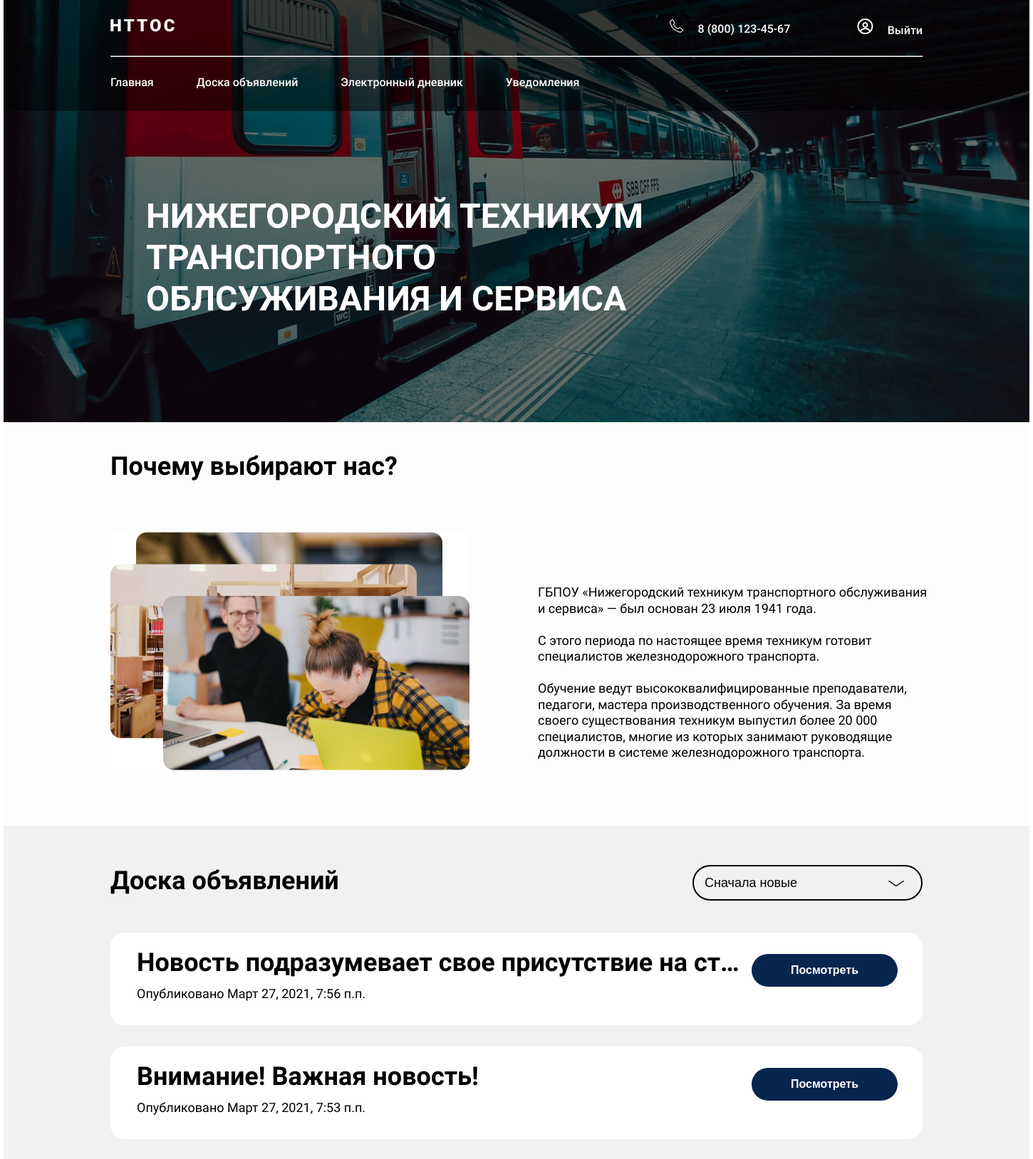
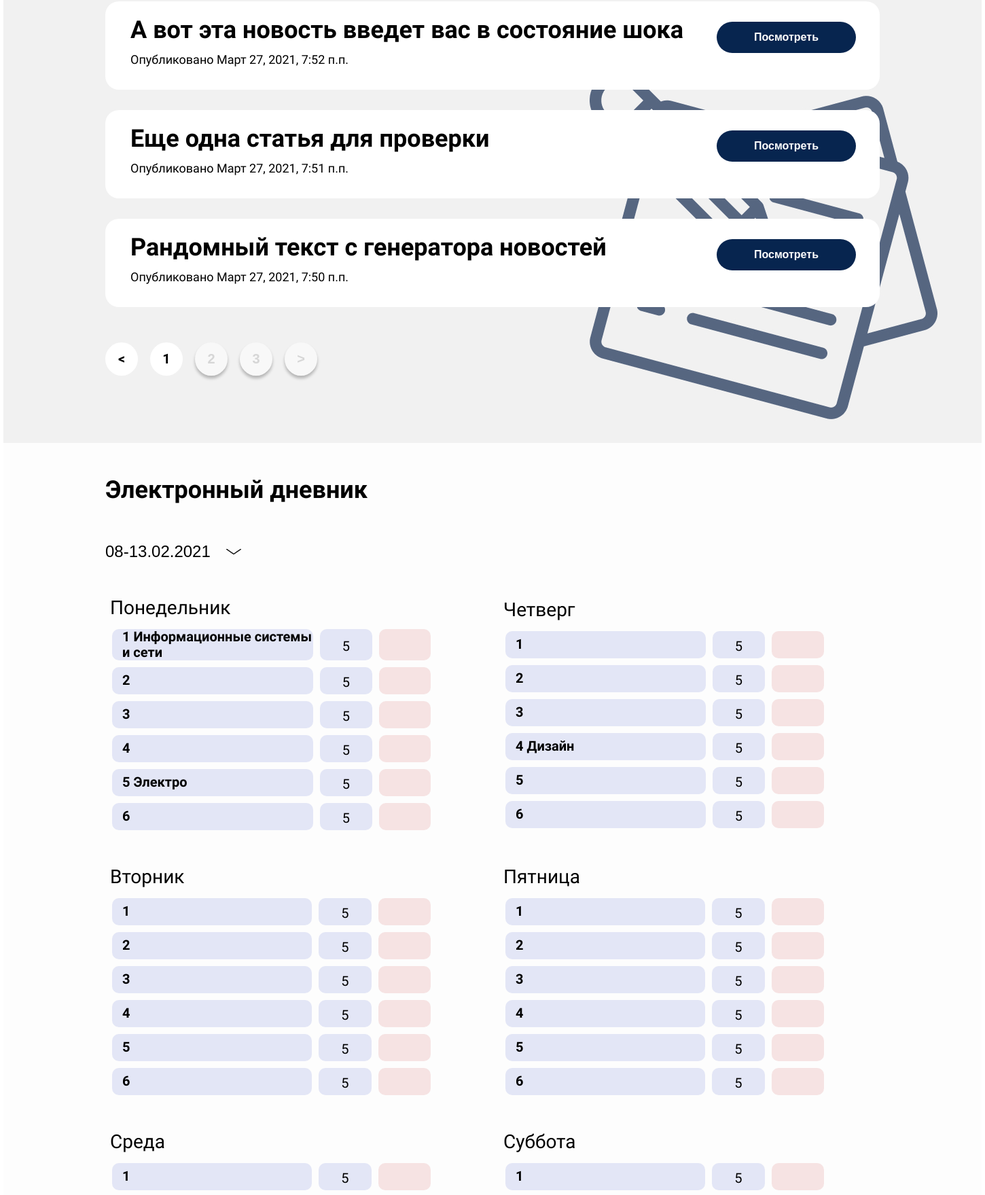
/student/borisov-vladimir-yanovich (upper part), run on the app's committed database (2 pictures, top to bottom).
### diary/models.py (models this page shows, shortened)
class News(models.Model):
    title = models.CharField(max_length=100, verbose_name='Название')
    slug = models.SlugField(max_length=100, unique=True, verbose_name='URL объявления')
    description = models.TextField(verbose_name='Содержание')
    published_at = models.DateTimeField(auto_now_add=True, )
    picture1 = models.ImageField(upload_to='picture_news/%Y/%m/%d-1', verbose_name='Иллюстрация 1', blank=True)
    picture2 = models.ImageField(upload_to='picture_news/%Y/%m/%d-2', verbose_name='Иллюстрация 2', blank=True)
    published_for_parents = models.BooleanField(verbose_name='Для родителей')
    published_for_teacher = models.BooleanField(verbose_name='Для учителей')
    def get_absolute_url(self):
        return reverse('news', kwargs={'news_slug': self.slug})
    class Meta:
        verbose_name = 'Объявление '
        verbose_name_plural = 'Объявления'
        ordering = ('-published_at', )

class Weekday(models.Model):
    name = models.CharField(max_length=12, verbose_name='День недели')
    def __str__(self):
        return self.name
    class Meta:
        verbose_name = 'День недели'
        verbose_name_plural = 'Дни недели'

class ScheduleGroup(models.Model):
    discipline = models.ForeignKey('TeacherDiscipline', on_delete=models.CASCADE, verbose_name='Дисциплина')
    lesson = models.ForeignKey('NumberLesson', on_delete=models.CASCADE, verbose_name='Пара')
    class_room = models.IntegerField(verbose_name='Номер аудитории')
    weekday = models.ForeignKey('Weekday', on_delete=models.CASCADE, verbose_name='День недели')
    n_group = models.ForeignKey('StudentGroup', on_delete=models.CASCADE, verbose_name='Номер группы')
    class Meta:
        verbose_name = 'Пара'
        verbose_name_plural = 'Пары'

class TeacherDiscipline(models.Model):
    teacher = models.ForeignKey('Teacher', on_delete=models.CASCADE, verbose_name='Учитель')
    discipline = models.ForeignKey('Discipline', on_delete=models.CASCADE, verbose_name='Дисциплина')
    class Meta:
        verbose_name = 'предмет'
        verbose_name_plural = 'Дисциплины учителя'

class Discipline(models.Model):
    name = models.CharField(max_length=50, verbose_name='Название дисциплины')
    def __str__(self):
        return self.name
    class Meta:
        verbose_name = 'дисциплину'
        verbose_name_plural = 'Дисциплины'

### diary/views.py (the view)
# urls.py: path('student/<slug:student_name>', ParentsView.as_view(), name='student'),
class ParentsView(View):
    def dispatch(self, request, student_name):
        student = get_object_or_404(Student, slug=student_name)
        schedule = {}
        weekdays = Weekday.objects.all()
        weekdays_n = [0, 3, 1, 4, 2, 5]
        for n in range(0, 6):
            weekdays_n[n] = weekdays[weekdays_n[n]]
        for weekday in weekdays_n:
            a = ['', '', '', '', '', '']
            lessons = weekday.schedulegroup_set.filter(n_group=student.n_group)
            for n in range(0, 6):
                for l in lessons:
                    if l.lesson.pk == n+1:
                        a[n]=l
            schedule[weekday] = a
        menu = {'#glavnaya': 'Главная',
                '#dosca': 'Доска объявлений',
                '#dnevnik': 'Электронный дневник',
                '#uved': 'Уведомления'
                }
        ''' Отображение новостей и пагинация'''
        news = News.objects.filter(published_for_parents=True)
        order_news = request.POST.get('sorting_news', 'first')
        if order_news == 'last':
            news = news.order_by('published_at')
        paginator_news = Paginator(news, 5)
        page_number = request.GET.get('page')
        page_obj_news = paginator_news.get_page(page_number)
        ''' Отображение комментариев от учителей и пагинация'''
        submission = Comment.objects.filter(student=student)
        order_sub = request.POST.get('sorting_notify', 'first')
        if order_sub == 'last':
            submission = submission.order_by('date')
        paginator_news = Paginator(submission, 5)
        page_number_sub = request.GET.get('page_sub')
        page_obj_sub = paginator_news.get_page(page_number_sub)
        return render(request, 'index_perents.html', context={'person': student,
                                                              'menu': menu.items(),
                                                              'order_news': order_news,
                                                              'order_sub': order_sub,
                                                              'schedule': schedule.items(),
                                                              'title': f'Дневник|{student}',
                                                              'chet': [2, 4, 6],
                                                              'news': page_obj_news,
                                                              'submission': page_obj_sub,
                                                              })

### templates/index_perents.html (shortened to what this page needs)
{% extends 'base_index.html'%}
{%block body%}
    <div id="dnevnik" >
         <section class="diary_par">
              <div class="board_wrapper">
                  <p class="title_about"> Электронный дневник</p>
                  <div class="week_days">
                        <select name="sorting" id="sorting_week" class="sorting_week">
                          <option value="1">08-13.02.2021</option>
                        </select>
                  </div>
                <table class = "tablle">
                <tr>
                    {%for weekday,schedule_d in schedule%}
                        {%if forloop.counter in chet%}
                            <td> <p class="week"> {{weekday}} </p>
                            <table class="dnevnik">
                            {%for lesson in schedule_d%}
                            <tr> <th> {{forloop.counter}} {{lesson.discipline.discipline|capfirst}} </th>  <td class="mark"> 5 </td>  <td class="atten"> </td>
                            {%endfor%}
                        </table>
                        </td></tr>
                            <tr>
                        {%else%}
                            <td> <p class="week"> {{weekday}} </p>
                            <table class="dnevnik">
                                {%for lesson in schedule_d%}
                                <tr> <th> {{forloop.counter}} {{lesson.discipline.discipline|capfirst}} </th>  <td class="mark"> 5 </td>  <td class="atten"> </td>
                                {%endfor%}
                            </table>
                            </td>
                        {%endif%}
                    {%endfor%}
                </tr>
                </table>
              </div>
         </section>
    </div>
{%endblock%}

### templates/base_index.html (shortened to what this page needs)
<!DOCTYPE html>
<html lang="ru">
{%load static%}
<head>
    <link rel = "stylesheet" href= "{%static '/css/style_p.css' %}">
    <link rel = "stylesheet" href= "{%static '/css/style_t.css' %}">
     <link rel = "stylesheet" href= "{%static '/css/footer.css' %}">
    <link rel = "stylesheet" href= "{%static '/css/diary.css' %}">
    <link rel = "stylesheet" href= "{%static '/css/news.css' %}">
    <link rel = "stylesheet" href= "{%static '/css/notify.css' %}">
    <link rel = "stylesheet" href= "{%static '/css/journal.css' %}">
    <link rel = "stylesheet" href= "{%static '/css/submission2.css' %}">
    <link rel = "stylesheet" href= "{%static '/css/scheduleteacher.css' %}">
</head>
<body>
<div id="glavnaya" class="container">
<header class="header_rect"></header>
    <header class="header">
    <div class="wrapper">
        <div class="header_wrapper">
        <div class="header_logo">
            <a href="/" class="header_logo-link">
                <img src="{%static '/img/svg/logo.svg' %}" alt="ННТОС" class="header_logo-pic">
            </a>
        </div>
        <nav class="header_nav">
        <ul class="header-list">
         <li class="header-item">
             <img src="{%static '/img/svg/phone.svg'%}" alt="phone" class="phone" style="margin-right: 15px;" >
             <a href="#!" class="header-link">8 (800) 123-45-67</a>
         </li>
         <li class="header-item">
             <img src="{%static '/img/svg/profil.svg'%}" alt="profil" class="profil" style="margin-right: 15px;" >
             <a href="{%url 'logout'%}" class="header-link">Выйти</a>
         </li>
        </ul>
        </nav>
        <div class="line">
            <hr width="1140px";/>
        </div>
        </div>
        <div class="header1_wrapper">
            <nav class="header1_nav">
                <ul class="header-list">
                    {%for link, title_m in menu%}
                    <li class="header1-item">
                         <a href={{link}} class="header-link">{{title_m}}</a>
                    </li>
                    {%endfor%}
                </ul>
            </nav>
        </div>
    </div>
    </header>
    <main class="main">
        <section class="mainimg">
            <div class="NNTOS">
        <p>НИЖЕГОРОДСКИЙ ТЕХНИКУМ ТРАНСПОРТНОГО ОБЛСУЖИВАНИЯ И СЕРВИСА</p>
    </div>
    </section>
    <div class="about_us">
    <section class="about">
        <div class="left_block">
            <p class="title_about"> Почему выбирают нас?</p>
                <img src="{%static '/img/students.jpg'%}" alt="st" class="students">
        </div>
        <div  id="dosca"  class="right_block">
            <p class="abz">
            <p class="abz1"> ГБПОУ «Нижегородский техникум транспортного обслуживания и сервиса» —  был основан 23 июля 1941 года.</p>
              <p> <br> </p>
            <p class="abz2">С этого  периода по настоящее время техникум готовит специалистов железнодорожного транспорта.</p>
              <p> <br> </p>
            <p class="abz3">Обучение ведут высококвалифицированные преподаватели, педагоги, мастера производственного обучения. За время своего существования техникум выпустил более 20 000 специалистов, многие из которых занимают руководящие должности  в системе железнодорожного транспорта.</p>
            </p>
        </div>
    </section>
    </div>
    <div class="b_parent">
        <section class="board_parents">
        <form method="post" action={{person.get_absolut_url}}#dosca>
        <div class="board_wrapper">
            <div class="title_bord">
            <div class="left_bord">
            <p class="board_txt">Доска объявлений</p>
            </div>
            <div class="right_bord">
                <select name="sorting_news" id="sorting" class="sorting" onchange="submit()">
                    {%if order_news == 'last'%}
                        <option value="first">Сначала новые</option>
                        <option value="last" selected>Сначала старые</option>
                    {%else%}
                        <option value="first">Сначала новые</option>
                    {%endif%}
                </select>
            </div>
            </div>
        </div>
        {%for n in news%}
        <div class="board_wrapper">
            <div  class="block">
                <div class="txt_block">
                    <p class="title_block">{{n.title|truncatechars:45}}</p>
                    <p  style="margin-top: 10px;" class=""> Опубликовано {{n.published_at}}</p>
                </div>
                <div class="btn">
                    <input type='submit' formaction={{n.get_absolute_url}} class="look" value="Посмотреть">
                </div>
            </div>
        </div>
         {%endfor%}
 <div class="board_wrapper">
            <nav>
                {% if news.has_other_pages%}
                <ul class="pagination">
                    {% if news.has_previous%}
                        <li class="pagination-item">
                                <input  type="submit" value="&lt;" formaction="{{person.get_absolut_url}}?page={{news.previous_page_number}}#dosca">
                        </li>
                        {%if news.number|add:-2 > news.paginator.page_range|first and news.number < 3%}
                            <li class="pagination-item">
                                <input  type="submit" value="{{news.paginator.page_range|first|add:-1}}" formaction="{{person.get_absolut_url}}?page={{news.paginator.page_range|first|add:-1}}#dosca">
                            </li>
                        {%endif%}
                        {%if news.number|add:-1 > news.paginator.page_range|first%}
                            <li class="pagination-item">
                                <input  type="submit" value="{{news.paginator.page_range|first}}" formaction="{{person.get_absolut_url}}?page={{news.paginator.page_range|first}}#dosca">
                            </li>
                        {%endif%}
                        {% if news.number > 3%}
                            <li class="paginpg-active">
                                <p class="paginp">...</p>
                            </li>
                        {%endif%}
                    {%else%}
                    <li class="paginpg-active">
                        <p class="paginp">&lt;</p>
                    </li>
                    {%endif%}
                    {%for p in news.paginator.page_range%}
                        {% if news.has_previous%}
                            {%if news.number == p %}
                            <li class="paginpg-active">
                                <p class="paginp">{{p}}</p>
                            </li>
                            {%elif p >= news.number|add:-1 and p <= news.number|add:1 %}
                            <li class="pagination-item">
                                <input  type="submit" value="{{p}}" formaction="{{person.get_absolut_url}}?page={{p}}#dosca">
                            </li>
                            {%endif%}
                        {%else%}
                            {%if news.number == p %}
                            <li class="paginpg-active">
                                <p class="paginp">{{p}}</p>
                            </li>
                            {%elif p >= news.number|add:-1 and p <= news.number|add:1 %}
                            <li class="pagination-item">
                                <input  type="submit" value="{{p}}" formaction="{{person.get_absolut_url}}?page={{p}}#dosca">
                            </li>
                            {%endif%}
                        {%endif%}
                    {%endfor%}
                      {% if news.has_next%}
                            {%if news.number|add:2 < news.paginator.page_range|last%}
                            <li class="pagination-item">
                                <input  type="submit" value="{{news.paginator.page_range|last}}" formaction="{{person.get_absolut_url}}?page={{news.paginator.page_range|last}}#dosca">
                            </li>
                            {%elif news.number|add:1 < news.paginator.page_range|last%}
                            <li class="pagination-item">
                                <input  type="submit" value="{{news.paginator.page_range|last}}" formaction="{{person.get_absolut_url}}?page={{news.paginator.page_range|last}}#dosca">
                            </li>
                            {%endif%}
                            <li class="pagination-item">
                                <input  type="submit" value="&gt;" formaction="{{person.get_absolut_url}}?page={{news.next_page_number}}#dosca">
                            </li>
                      {%else%}
                            <li class="paginpg-active">
                                <p class="paginp">&gt;</p>
                            </li>
                      {%endif%}
                {%endif%}
	            </ul>
            </nav>
        </div>
        </form>
        </section>
    </div>
        {%block body%}
        {%endblock%}
        </main>
</div>
</body>
</html>

### data on the page
News: title "Новость подразумевает свое присутствие на ст…", published_at "Март 27, 2021, 7:56 п.п."
News: title "Внимание! Важная новость!", published_at "Март 27, 2021, 7:53 п.п."
News: title "А вот эта новость введет вас в состояние шока", published_at "Март 27, 2021, 7:52 п.п."
News: title "Еще одна статья для проверки", published_at "Март 27, 2021, 7:51 п.п."
News: title "Рандомный текст с генератора новостей", published_at "Март 27, 2021, 7:50 п.п."
Weekday: name "Понедельник"
ScheduleGroup: discipline.discipline "Информационные системы и сети"
ScheduleGroup: discipline.discipline "Электро"
Weekday: name "Четверг"
ScheduleGroup: discipline.discipline "Дизайн"
Weekday: name "Вторник"
Weekday: name "Пятница"
Weekday: name "Среда"
Weekday: name "Суббота"

### other printed values
{{ title_m }} "Главная" "Доска объявлений" "Электронный дневник" "Уведомления"
{{ p }} "1"
